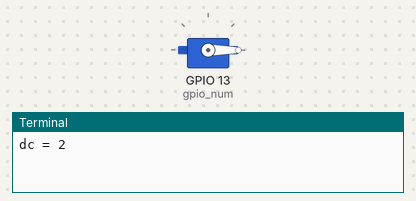
Simulated run of this program. Board: Raspberry Pi (BCM pin numbers). Parts: servo, the last lines printed to the terminal. Servo angles are drawn from the pulse width (0.5 ms = 0°, 2.5 ms = 180°).

Above: at 0.05 s.
At 2.5 s:
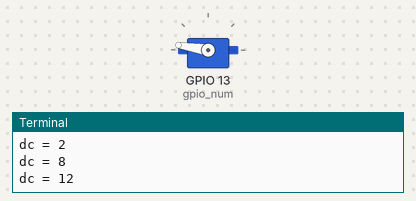
At 5.0 s:
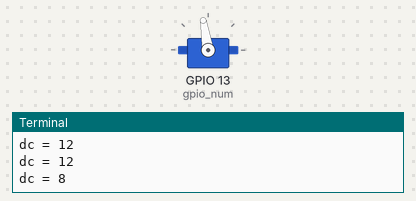
Timing chart, 0 to 7.8 s (numbered marks = the images above):
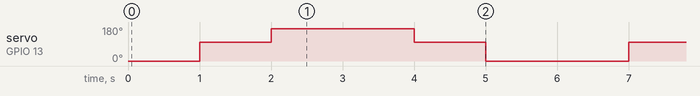

The program:

servo_v0.py
```python
#!/usr/bin/python
# -*- coding: utf-8 -*-

import RPi.GPIO as GPIO
import time
import signal
import sys

def exit_handler(signal, frame):
  """
  Ctrl+Cが押されたときにデバイスを初期状態に戻して終了する。
  """
  print("\nExit")
  servo.stop()
  GPIO.cleanup()
  sys.exit(0)

# 終了処理用のシグナルハンドラを準備
signal.signal(signal.SIGINT, exit_handler)

GPIO.setmode(GPIO.BCM)

gpio_num = 13

# GPIO 12番を使用 (PWM 0)
GPIO.setup(gpio_num, GPIO.OUT)
# 20ms / 50Hzに設定、らしい
servo = GPIO.PWM(gpio_num, 50)

# 初期化
servo.start(0.0)

# ChangeDutyCycleに渡す値は 0.0 <= dc <= 100.0
# ……のはずだが、なぜか2から12の間で動作している。
dc = 0.0
while True:
  #for dc in range(2, 12, 1):
  for dc in [2,8,12]:
    servo.ChangeDutyCycle(dc)
    print("dc = %d" % dc)
    time.sleep(0.5)
    time.sleep(0.5)

  #for dc in range(12, 2, -1):
  for dc in [12,8,2]:
    servo.ChangeDutyCycle(dc)
    print("dc = %d" % dc)
    time.sleep(0.5)
    time.sleep(0.5)
```

Measured:
- by itself, servo on GPIO 13 (gpio_num): repeats every 6.0 s: 171° 2.0 s, 99° 1.0 s, 0° 2.0 s, 99° 1.0 s
